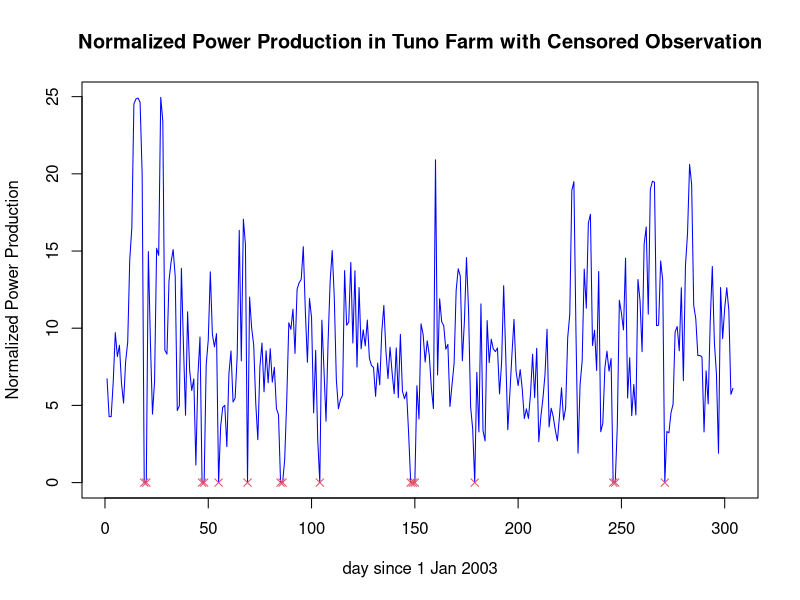
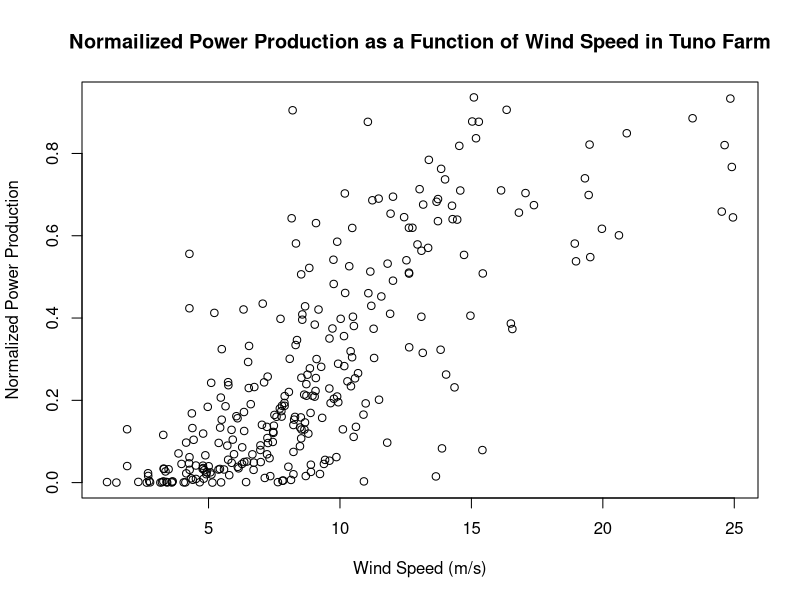
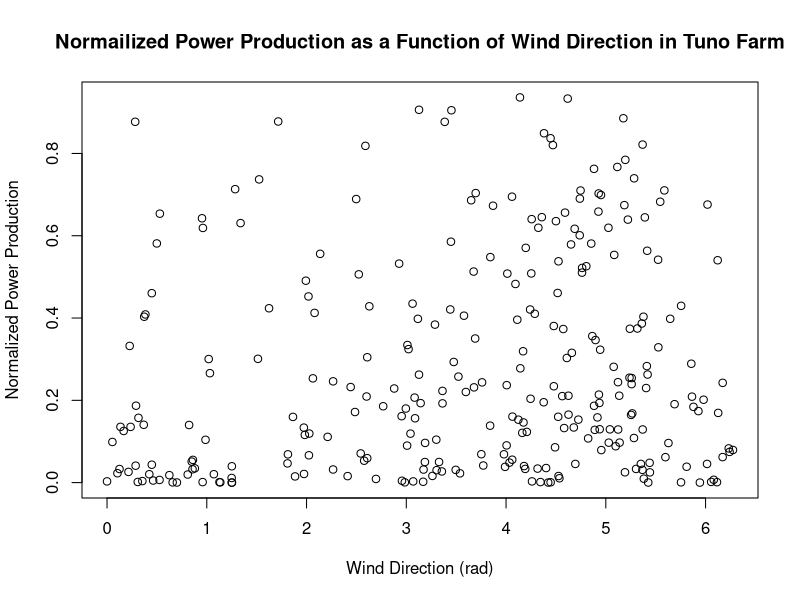
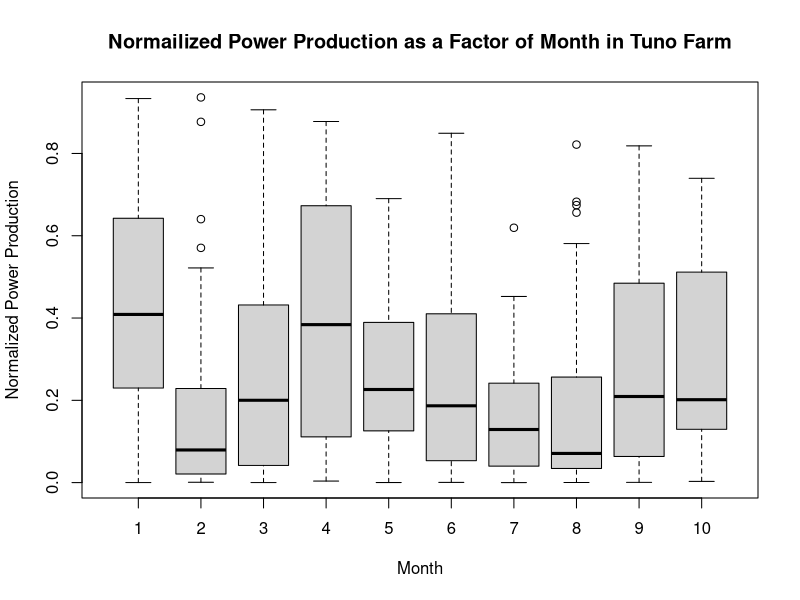
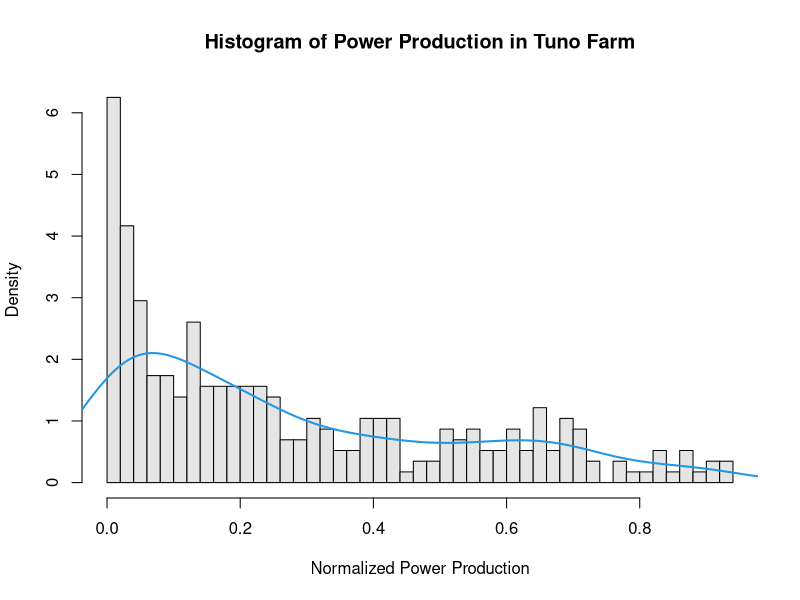
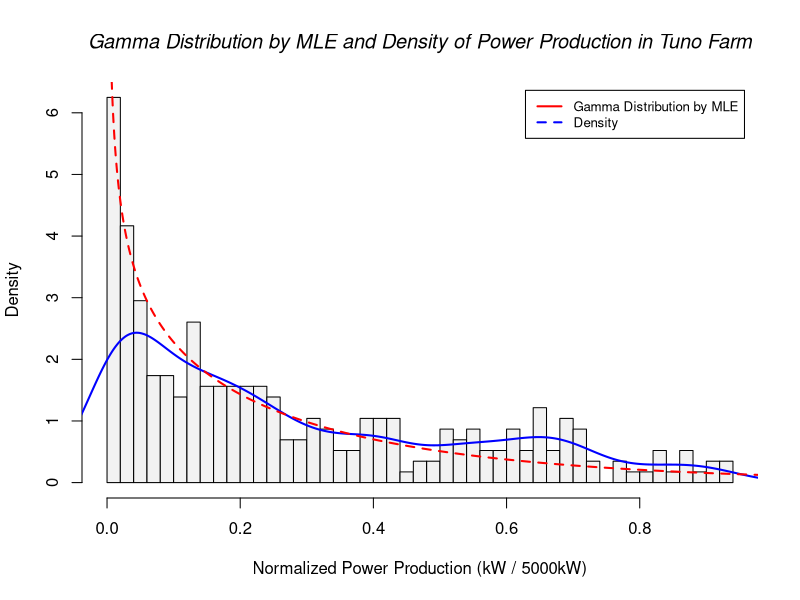
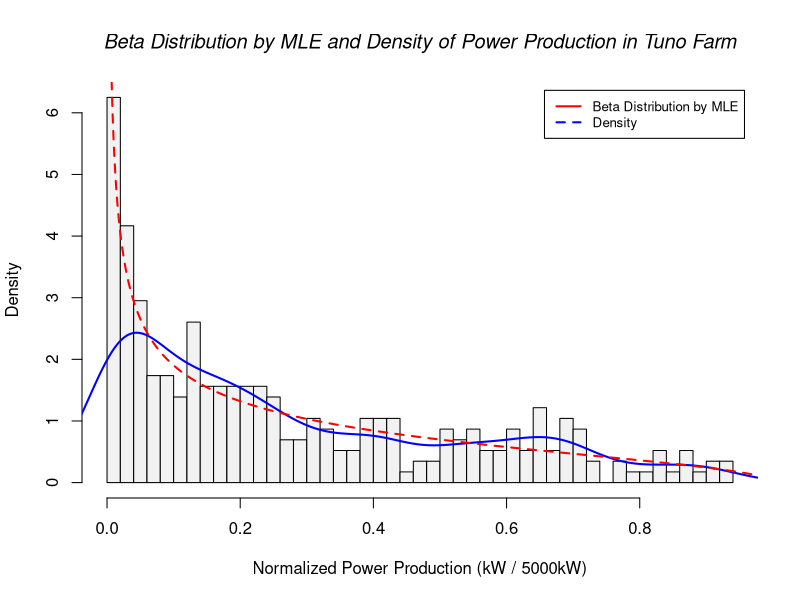
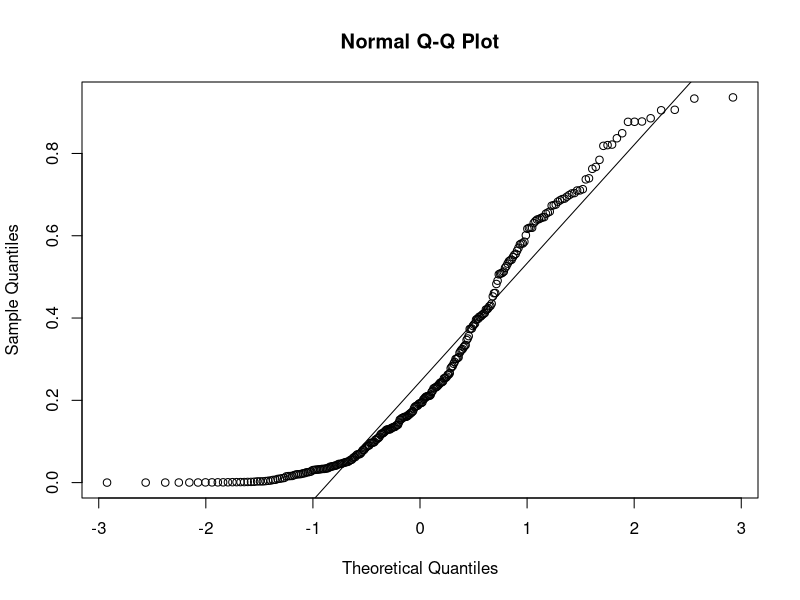

Generate these figures, in order, with R:
## ---- chunk 1
# Clear variables
rm(list=ls())
library(knitr)
## ---- chunk 2
# Data Processing
dataWind <- read.table("tuno.dat")
r.day <- dataWind[ , 1]
month <- dataWind[ , 2]
day <- dataWind[ , 3]
power <- dataWind[ , 4] / 5000  # Normalize power output
windSpeed <- dataWind[ , 5]
windDirection <- dataWind[ , 6]
tuno <- data.frame(r.day, month, day, power, windSpeed, windDirection)
## ---- chunk 3
r.day <- setdiff(seq(1, length(tuno$r.day)), tuno$r.day)
month <- rep(0, length(r.day))
day <- rep(0, length(r.day))
power <- rep(0, length(r.day))
windSpeed <- rep(0, length(r.day))
windDirection <- rep(0, length(r.day))
tuno.zero <- data.frame(r.day, month, day, power, windSpeed, windDirection)

tuno.all <- rbind(tuno, tuno.zero)
## ---- chunk 4
## Plot: Normalized Power Production in Tuno Farm with Censored Observation
plot(tuno.all[order(tuno.all$r.day), ]$r.day, tuno.all[order(tuno.all$r.day), ]$windSpeed, type = "l", col = "blue", main = "Normalized Power Production in Tuno Farm with Censored Observation", xlab = "day since 1 Jan 2003", ylab = "Normalized Power Production")
points(tuno.zero$r.day, tuno.zero$power, pch = 4, col = 2)
## ---- chunk 5
plot(tuno$windSpeed, tuno$power, main = "Normailized Power Production as a Function of Wind Speed in Tuno Farm", xlab = "Wind Speed (m/s)", ylab = "Normalized Power Production")
## ---- chunk 6
plot(tuno$windDirection, tuno$power, main = "Normailized Power Production as a Function of Wind Direction in Tuno Farm", xlab = "Wind Direction (rad)", ylab = "Normalized Power Production")
## ---- chunk 7
## Summary statistics by groups: Normailized Power Production as a Factor of Month in Tuno Farm
plot(factor(tuno$month), tuno$power, main = "Normailized Power Production as a Factor of Month in Tuno Farm", xlab = "Month", ylab = "Normalized Power Production")
## ---- chunk 8
hist(tuno$power, prob = TRUE, breaks = 50, main = "Histogram of Power Production in Tuno Farm", xlab = "Normalized Power Production", col = "gray90")
lines(density(tuno$power), lwd = 2, col = 4)
## ---- chunk 9
# Define function that return negative log-likelihood for gamma distribution
negaLogL_gamma <- function(pars, dataWind){
  alpha <- pars[1]
  theta <- pars[2]
  return (-sum(dgamma(x = dataWind, shape = alpha, scale = theta, log = TRUE)))
}

# Optimize alpha and theta parameters in gamma distribution for power production
pars_gammaD.optim_power <- optim(c(1, 1), fn = negaLogL_gamma, gr = NULL, dataWind = tuno$power)

# Plot optimized gamma distribution density and density of power production
density_power <- density(tuno$power, adjust = 0.7)
x_power = seq( 0, 1.2, length.out = 5000)  # To smooth the curve ??? 

alpha_gammaD.optim_power <- pars_gammaD.optim_power$par[1]
theta_gammaD.optim_power <- pars_gammaD.optim_power$par[2]
gammaD.optim_power = dgamma(x_power, shape = alpha_gammaD.optim_power, scale = theta_gammaD.optim_power)

## 
hist(tuno$power, breaks = 50, prob = TRUE, main = NULL, xlab = "Normalized Power Production (kW / 5000kW)", ylab = "Density", col = "gray95")
lines(density_power$x, density_power$y, type = 'l', xlim = c(0,1), ylim =c(0,3), col = 'blue', lwd = 2)
lines(x_power, gammaD.optim_power, xlim = c(0,1), col = 'red', lwd = 2, lty = 2)
title(main = "Gamma Distribution by MLE and Density of Power Production in Tuno Farm", font.main = 3)
legend("topright", inset = .02, legend = c("Gamma Distribution by MLE", "Density"), col = c("red", "blue"), lty = c(1, 2), lwd = c(2, 2), cex = 0.8)
## ---- chunk 10
# Optimize alpha and beta parameters in beta distribution for power production
negaLogL_beta <- function(pars, dataWind){
    alpha <- pars[1]
    beta <- pars[2]
    return(- sum(dbeta(x = dataWind, shape1 = alpha, shape2 = beta, log = TRUE)))
}
pars_betaD.optim_power <- optim(c(1,1), fn = negaLogL_beta, gr = NULL, dataWind = tuno$power)

# Initialize optimized beta distribution density and density of power production
alpha_betaD.optim_power <- pars_betaD.optim_power$par[1]
beta_betaD.optim_power <- pars_betaD.optim_power$par[2]
betaD.optim_power <- dbeta(x_power, shape1 = alpha_betaD.optim_power, shape2 = beta_betaD.optim_power)

## Beta Distribution by MLE and Density of Power Production in Tuno Farm
hist(tuno$power, breaks = 50, prob = TRUE, main = NULL, xlab = "Normalized Power Production (kW / 5000kW)", ylab = "Density", col = "gray95")
lines(density_power$x, density_power$y, type = 'l', xlim = c(0,1), ylim =c(0,3), col = 'blue', lwd = 2)
lines(x_power, betaD.optim_power, xlim = c(0,1), col = 'red', lwd = 2, lty = 2)
title(main = "Beta Distribution by MLE and Density of Power Production in Tuno Farm", font.main = 3)
legend("topright", inset = .02, legend = c("Beta Distribution by MLE", "Density"), col=c("red", "blue"), lty = c(1, 2), lwd = c(2, 2), cex = 0.8)
## ---- chunk 11
logLikelihood_gammaD.optim_power <- - negaLogL_gamma(c(alpha_gammaD.optim_power, theta_gammaD.optim_power), tuno$power)
aic_gammaD.optim_power <- - 2 * logLikelihood_gammaD.optim_power + 2 * 2
logLikelihood_betaD.optim_power <- - negaLogL_beta(c(alpha_betaD.optim_power, beta_betaD.optim_power), tuno$power)
aic_betaD.optim_power <- - 2 * logLikelihood_betaD.optim_power + 2 * 2
aic_gammaD.optim_power
aic_betaD.optim_power
## ---- chunk 12
qqnorm(tuno$power)
qqline(tuno$power)
## ---- chunk 13
trans_1 <- function(lambda, y){
    y.lambda <- 1 / lambda * log(y^lambda / (1 - y^lambda))
    return(y.lambda)
}

profileLogL_1 <- function(lambda, y){
    n <- length(y)
    y.lambda <- trans_1(lambda, y)
    mu <- 1 / n * sum(y.lambda)  # Mean of y.lambda
    sigma.square <- 1 / n * sum((y.lambda - mu)^2)
    y.lambda.partial <- y^(lambda - 1) / (1 - y^lambda) + 1 / y
    return(- n / 2 * log(sigma.square) - 1 / (2 * sigma.square) * sum((y.lambda - mu)^2) + sum(log(y.lambda.partial)))
}

lambda_1 <- seq(0.1, 0.5, by = 0.01)
profileLogL.1 <- sapply(lambda_1, profileLogL_1, y = tuno$power)
plot(lambda_1, profileLogL.1 - max(profileLogL.1), type = "l", ylab = "Log Likelihood")
lines(range(lambda_1),- qchisq(0.95, df = 1) / 2 * c(1,1), lty = 2, col = 2)
title("Profile Likelihood for Transformation 1 of Power Production")
profileLogL.1.optim <- optimize(profileLogL_1, c(0.1, 0.5), y = tuno$power, maximum = TRUE)
lambda_profileLogL.1.optim <- profileLogL.1.optim$maximum
## ---- chunk 14
power.trans_1.optim <- trans_1(lambda_profileLogL.1.optim, tuno$power)
qqnorm(power.trans_1.optim, main = "QQ-plot of Power Production after Transformation 1")
qqline(power.trans_1.optim)
## ---- chunk 15
hist(power.trans_1.optim, main = "Histogram of Power Production after MLE for Transformation 1", xlab = paste("Normalized power production when lambda = ", lambda_profileLogL.1.optim), ylab = "Density", col = "gray90")
## ---- chunk 16
trans_2 <- function(lambda, y){
    y.lambda <- 2 * log(y^lambda / (1 - y)^(1 - lambda))
    return(y.lambda)
}
profileLogL_2 <- function(lambda, y){
    n <- length(y)
    y.lambda <- trans_2(lambda, y)
    mu <- 1 / n * sum(y.lambda)  # Mean of y.lambda
    sigma.square <- 1 / n * sum((y.lambda - mu)^2)
    y.lambda.partial <- 2 * (lambda / y - (lambda - 1) / (1 - y))
    return(- n / 2 * log(sigma.square) - 1 / (2 * sigma.square) * sum((y.lambda - mu)^2) + sum(log(y.lambda.partial)))
}

lambda_2 <- seq(0, 1, by = 0.01)
profileLogL.2 <- sapply(lambda_2, profileLogL_2, y = tuno$power)
plot(lambda_2, profileLogL.2 - max(profileLogL.2), type = "l", ylab = "Log Likelihood", ylim = c(-100, 0))
lines(range(lambda_2),- qchisq(0.95, df = 1) / 2 * c(1,1), lty = 2, col = 2)
title("Profile Likelihood for Transformation 2 of Power Production")
profileLogL.2.optim <- optimize(profileLogL_2, c(0, 1), y = tuno$power, maximum = TRUE)
lambda_profileLogL.2.optim <- profileLogL.2.optim$maximum

## ---- chunk 17
power.trans_2.optim <- trans_2(lambda_profileLogL.2.optim, tuno$power)
power.trans_2.optimMLE <- trans_2(0.2523298, tuno$power)
qqnorm(power.trans_2.optim, main = "QQ-plot of Power Production after Transformation 2")
qqline(power.trans_2.optim)
## ---- chunk 18
hist(power.trans_2.optim, main = "Histogram of Power Production after MLE for Transformation 2", xlab = paste("Normalized power production when lambda = ", lambda_profileLogL.2.optim), ylab = "Density", col = "gray90")
## ---- chunk 19
trans_boxCox <- function(lambda,y){
    y.lambda <- (y^lambda - 1) / lambda
    if(lambda == 0){
        y.lambda <- log(y)}
    return(y.lambda)
}

# Profile Log-Likelihood for Lambda
profileLogL_boxCox <- function(lambda,y){
    n <- length(y)
    y.lambda <- trans_boxCox(lambda, y)
    sigma.square <- 1 / n * sum((y.lambda - mean(y.lambda))^2)
    return(- n / 2 * log(sigma.square) - n / 2 + (lambda - 1) * sum(log(y)))
}

# Plot the profile likelihood
lambda_boxCox <- seq(0.2, 0.5, by = 0.01)
profileLogL.BoxCox <- sapply(lambda_boxCox, profileLogL_boxCox, y = tuno$power)
plot(lambda_boxCox, profileLogL.BoxCox - max(profileLogL.BoxCox), type = "l", ylab = "Log Likelihood")
lines(range(lambda_boxCox),- qchisq(0.95, df = 1) / 2 * c(1,1), lty = 2, col = 2)
title("Profile Likelihood for Box-Cox Transformation of Power Production")
profileLogL.boxCox.optim <- optimize(profileLogL_boxCox, c(0.2, 0.5), y = tuno$power, maximum = TRUE)
lambda_profileLogL.BoxCox.optim <- profileLogL.boxCox.optim$maximum
# so lambda in the range  to  (with 95% confidence)
## ---- chunk 20
power.trans_boxCox.optim <- trans_boxCox(lambda_profileLogL.BoxCox.optim, tuno$power)
qqnorm(power.trans_boxCox.optim, main = "QQ-plot of Power Production after Box-Cox Transformation")
qqline(power.trans_boxCox.optim)
## ---- chunk 21
hist(power.trans_boxCox.optim, main = "Histogram of Power Production after MLE for Box-Cox Transformation", xlab = paste("Normalized power production when lambda = ", lambda_profileLogL.BoxCox.optim), ylab = "Density", col = "gray90")
## ---- chunk 22
numberTrans <- c('Tranformation_1', 'Tranformation_2', 'Box-Cox Tranformation')
lambda.MLE <- c(lambda_profileLogL.1.optim, lambda_profileLogL.2.optim, lambda_profileLogL.BoxCox.optim)
table_lambda.MLE <- data.frame(numberTrans, lambda.MLE)
kable(table_lambda.MLE, col.names = c('Transformation', 'MLE of lambda'), caption = 'MLE of lambda in transformation', align = "l")
## ---- chunk 23
y <- tuno$power
y.trans <- trans_1(lambda_profileLogL.1.optim, y)
x1 <- tuno$windSpeed
x1.square <- x1^2
x1.cubic <- x1^3
x2 <- tuno$windDirection
x2.square <- x2^2
n <- length(y.trans)
x1.pred <- seq(0, 30, 0.1)
# Transformed Normailized Power Production as a Function of Wind Speed in Tuno Farm
plot(x1, y.trans, main = "Transformed Normailized Power Production as a Function of Wind Speed", xlab = "Wind Speed (m/s)", ylab = "Transformed Normalized Power Production")
## ---- chunk 24
plot(x2, y.trans, main = "Normailized Power Production as a Function of Wind Direction", xlab = "Wind Direction (rad)", ylab = "Normalized Power Production")
## ---- chunk 25
# Scatterplot Matrices
pairs(cbind(y.trans, x1, x2), labels = c('power', 'windSpeed', 'windDirection'), panel = panel.smooth)
## ---- chunk 26
# Function to plot the prediction result of regression model based on wind speed.
predictRegression.windSpeed <- function(x1.pred, x2, y, modelRegression){
    dataFramePredict <- data.frame(x1 = x1.pred, x2 = rep(mean(x2), length(x1.pred)))
    valuePred <- predict.lm(modelRegression, dataFramePredict, se.fit = TRUE)
    intervalPred <- predict.lm(modelRegression, newdata = dataFramePredict, interval = "pred", level = 0.95)
    intervalConf <- predict.lm(modelRegression, newdata = dataFramePredict, interval = "conf", level = 0.95)
    plot(dataFramePredict$x1, valuePred$fit, pch = 20, ylim = c(min(y, intervalPred), max(y, intervalPred)), xlim = c(min(x1, dataFramePredict$x1), max(x1, dataFramePredict$x1)), xlab = 'Wind Speed', ylab = 'Normalized Power Production')
    matlines(dataFramePredict$x1, intervalPred, lty = c(1, 2, 2), col = c("black", "blue", "blue"), lwd = 2)
    points(x1, y)  # Transformed observations
    lines(dataFramePredict$x1, intervalConf[, 2], lty = 3, col = "red", lwd = 2)
    lines(dataFramePredict$x1, intervalConf[, 3], lty = 3, col = "red", lwd = 2)
    legend("bottomright", inset = .02, legend = c("Regression Curve", "Prediction Interval", "Confidence Intercal"), col = c("black", "blue", "red"), lty = c(1, 2, 3), lwd = c(2, 2, 2), cex = 0.8)
}
## ---- chunk 27
## Hand calculation of regression model 1
X_1 <- cbind(1, x1, x1.square, x1.cubic, x2)
beta_1 <- solve(t(X_1) %*% X_1) %*% t(X_1) %*% y.trans
y.pred.trans_1 <- beta_1[1] + beta_1[2] * x1.pred + beta_1[3] * x1.pred^2 + beta_1[4] * x1.pred^3 + beta_1[5] * mean(x2)
points_y_1 <- beta_1[1] + beta_1[2] * x1 + beta_1[3] * x1^2 + beta_1[4] * x1^3 + beta_1[5] * x2
power.meanDirection <- tuno$power - beta_1[5] * x2 + beta_1[5] * ( mean(x2))
plot(x1, y.trans, xlab = "Wind Speed (m/s)", ylab = "Normalized Power Production", main = "Normalized Power Production and Wind Speed for Regression Model 1")
lines(x1.pred, y.pred.trans_1, col = 'blue', lwd = 2)  # Prediction
points(x1, points_y_1, pch = 8, col = 2)  # Prediction of original observation
## ---- chunk 28
# Initialize regression model 1
regression_1 <- glm(y.trans ~ x1 + I(x1^2) + I(x1^3) + x2)  # I() is the identity function that returns its argument unaltered.

# Plot the rediction result of regression model 1
predictRegression.windSpeed(x1.pred, x2, y.trans, regression_1)
title(main = 'Prediction of Linear Regression Model 1 of Wind Power Production')
## ---- chunk 29
kable(coef(summary(regression_1)), align = "l")
## ---- chunk 30
qqnorm(regression_1$residuals, main = "Normal Q-Q Plot for Regression Model 1")
qqline(regression_1$residuals)
## ---- chunk 31
residuals_regression_1 <- regression_1$residuals # sample
hist_residuals_regression_1 <- hist(residuals_regression_1, plot = FALSE) # generate hist
plot(hist_residuals_regression_1, col = "grey", main = 'Histogram of residuals for Regression Model 1', xlab = 'Residuals') # plot hist
xlines <- seq(min(hist_residuals_regression_1$breaks), max(hist_residuals_regression_1$breaks), length.out = 100) # seq of x for pdf
lines(xlines, dnorm(xlines, mean(residuals_regression_1), sd(residuals_regression_1)) *  length(residuals_regression_1) * diff(hist_residuals_regression_1$breaks)[1], col = "lightcoral", lwd = 2)
## ---- chunk 32
# Initialize regression model 3 using glm
regression_3 <- glm(y.trans ~ I(x1^2) + I(x1^3) + x2)  # I() is the identity function that returns its argument unaltered.

# Plot the rediction result of regression model 3
predictRegression.windSpeed(x1.pred, x2, y.trans, regression_3)
title(main = 'Prediction of Linear Regression Model 3 of Wind Power Production')
## ---- chunk 33
kable(coef(summary(regression_3)), align = "l")
## ---- chunk 34
# Initialize regression model 4
regression_4 <- glm(y.trans ~ I(x1^3) + x2)  # I() is the identity function that returns its argument unaltered.

# Plot the rediction result of regression model 4
predictRegression.windSpeed(x1.pred, x2, y.trans, regression_4)
title(main = 'Prediction of Linear Regression Model 4 of Wind Power Production')
## ---- chunk 35
kable(coef(summary(regression_4)), align = "l")
## ---- chunk 36
qqnorm(regression_4$residuals, main = "Normal Q-Q Plot for Regression Model 4")
qqline(regression_4$residuals)
## ---- chunk 37
# Initialize regression model 2
regression_2 <- glm(y.trans ~ x1 + I(x1^2) + I(x1^3))

# Plot the rediction result of regression model 2
predictRegression.windSpeed(x1.pred, x2, y.trans, regression_2)
title(main = 'Prediction of Linear Regression Model 2 of Wind Power Production')
## ---- chunk 38
kable(coef(summary(regression_2)), align = "l")
## ---- chunk 39
# Initialize regression model 5
regression_5 <- glm(y.trans ~ I(x1^2) + I(x1^3))

# Plot the rediction result of regression model 5
predictRegression.windSpeed(x1.pred, x2, y.trans, regression_5)
title(main = 'Prediction of Linear Regression Model 5 of Wind Power Production')
## ---- chunk 40
kable(coef(summary(regression_5)), align = "l")
## ---- chunk 41
# Initialize regression model 6
regression_6 <- glm(y.trans ~ I(x1^3))

# Plot the rediction result of regression model 6
predictRegression.windSpeed(x1.pred, x2, y.trans, regression_6)
title(main = 'Prediction of Linear Regression Model 6 of Wind Power Production')
## ---- chunk 42
kable(coef(summary(regression_6)), align = "l")
## ---- chunk 43
# Initialize regression model 1
regression_7 <- glm(y ~ I(x1^3) + x2)  # I() is the identity function that returns its argument unaltered.

# Plot the rediction result of regression model 1
predictRegression.windSpeed(x1.pred, x2, y, regression_7)
title(main = 'Prediction of Linear Regression Model 7 of Wind Power Production')
## ---- chunk 44
kable(coef(summary(regression_7)), align = "l")
## ---- chunk 45
qqnorm(regression_7$residuals, main = "Normal Q-Q Plot for Regression Model 7")
qqline(regression_7$residuals)
## ---- chunk 46
# Initialize regression model 1
regression_8 <- glm(y ~ I(x1^2) + I(x1^3) + x2)  # I() is the identity function that returns its argument unaltered.

# Plot the rediction result of regression model 1
predictRegression.windSpeed(x1.pred, x2, y, regression_8)
title(main = 'Prediction of Linear Regression Model 8 of Wind Power Production')
## ---- chunk 47
kable(coef(summary(regression_8)), align = "l")
## ---- chunk 48
qqnorm(regression_8$residuals, main = "Normal Q-Q Plot for Regression Model 8")
qqline(regression_8$residuals)
## ---- chunk 49
aic.frame <- data.frame(
    name = c('regression_1', 'regression_2', 'regression_3', 'regression_4', 'regression_5', 'regression_6', 'regression_7', 'regression_8'), 
    expression = c('y.trans ~ x1, x1^2, x1^3, x2', 'y.trans ~ x1, x1^2, x1^3', 'y.trans ~ x1^2, x1^3, x2', 'y.trans ~ x1^3, x2', 'y.trans ~ x1^2, x1^3', 'y.trans ~ x1^3', 'y ~ x1^3, x2', 'y ~ x1^2, x1^3, x2'),
    type = c('Transformed Multiple Regression', 'Transformed Polynomial Regression', 'Transformed Multiple Regression', 'Transformed Multiple Regression', 'Transformed Polynomial Regression', 'Transformed Simple Regression', 'Multiple Regression', 'Multiple Regression'),
    aic = c(regression_1$aic, regression_2$aic, regression_3$aic, regression_4$aic, regression_5$aic, regression_6$aic, regression_7$aic, regression_8$aic))
knitr::kable(aic.frame, col.names = c('Name', 'Expression', 'Type', 'AIC'), caption = 'MLE of lambda in transformation', align = "l")
